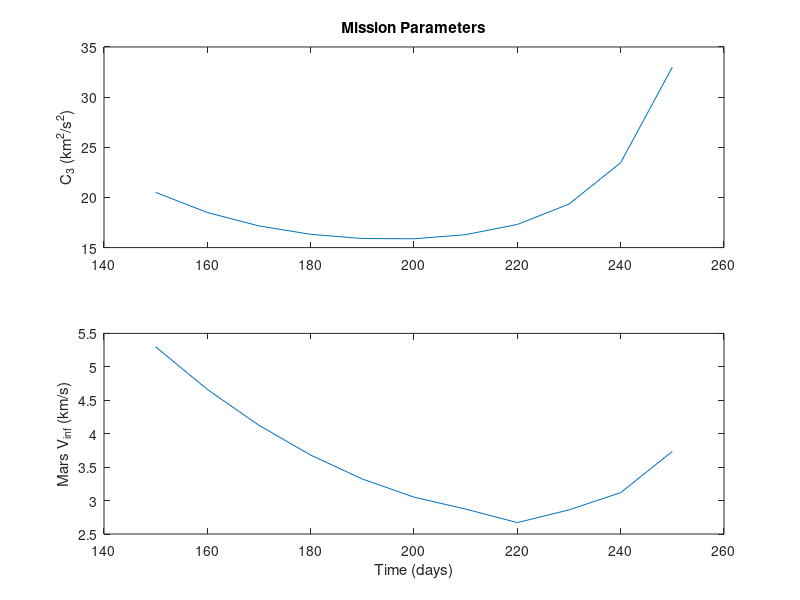

Here is the MATLAB script that generated this plot:
3.5273214240129365
1.0092101923782428
-0.2875010777656189

time(1) = 150;
V_inf(1) = 4.527850618969159;
dV_Earth(:,1) = [2.815482739432862;
3.495141079676216;
0.5987294921872536];

V_Mars(:,1) = [5.0379535863121747;
1.6381619784245340;
0.1443710397771083];

time(2) = 160;
V_inf(2) = 4.301135692131576;
dV_Earth(:,2) = [2.781653145464788;
3.198462943059504;
0.7293893489276965];

V_Mars(:,2) = [4.4345890801243391;
1.4384802293586654;
-0.0201276757816668];

ii = 3;
time(ii) = 170;
V_inf(ii) = 4.14240754690739;
dV_Earth(:,ii) = [2.757743707429515;
    2.96459293201114;
    0.8749735289012051];

V_Mars(:,ii) = [3.9351041560491469;
    1.2273754384293443;
    -0.1612694487239660];

ii = 4;
time(ii) = 180;
V_inf(ii) = 4.040326807338732;
dV_Earth(:,ii) = [2.738050000000001;
    2.78274;
    1.041];

V_Mars(:,ii) = [3.5273096838792863;
    1.0092033387211159;
    -0.2875043661833133];

ii = 5;
time(ii) = 190;
V_inf(ii) = 3.988224807374023;
dV_Earth(:,ii) = [2.718505926610828;
    2.643851134487327;
    1.235197886901306];

V_Mars(:,ii) = [3.2018623544152307;
    0.7870401585918189;
    -0.4075567117421379];

ii = 6;
time(ii) = 200;
V_inf(ii) = 3.984703066677031;
dV_Earth(:,ii) = [2.695714951140546;
    2.540488802833754;
    1.468637489123505];

V_Mars(:,ii) = [2.9517459474753669;
    0.5624014944235023;
    -0.5312898427570472];

ii = 7;
time(ii) = 210;
V_inf(ii) = 4.036090707543207;
dV_Earth(:,ii) = [2.666686296518213;
    2.465510941635298;
    1.76070105133019];

V_Mars(:,ii) = [2.7732138900992687;
    0.3345976098355913;
    -0.6721312891115285];

ii = 8;
time(ii) = 220;
V_inf(ii) = 4.160109437127843;
dV_Earth(:,ii) = [2.627880797691018;
    2.411641264131117;
    2.141200470564825];

V_Mars(:,ii) = [2.6665772721516334;
    0.1002905581018222;
    0.1002905581018222];

ii = 9;
time(ii) = 230;
V_inf(ii) = 4.397592955848592;
dV_Earth(:,ii) = [2.573740692531984;
    2.369034148799801;
    2.665025300959552];

V_Mars(:,ii) = [2.6397085143618062;
    -0.1490627179774483;
    -1.0926264036191442];

ii = 10;
time(ii) = 240;
V_inf(ii) = 4.844209637135295;
dV_Earth(:,ii) = [2.491373237930054;
    2.320614987211532;
    3.445892116559893];

V_Mars(:,ii) = [2.7186752083100001;
    -0.4329511504664888;
    -1.4650295755116649];

ii = 11;
time(ii) = 250;
V_inf(ii) = 5.744228953322128;
dV_Earth(:,ii) = [2.343594056454466;
    2.220744696413756;
    4.75100264787189];

V_Mars(:,ii) = [2.9795999964183504;
    -0.7986971746426711;
    -2.1055716290400852];

for xx = 1:ii
    mars_v_inf_store(xx) = norm(V_Mars(:,xx));
    earth_C3_store(xx) = norm(dV_Earth(:,xx))^2;
end
figure
subplot(2,1,1)
plot(time, earth_C3_store);
title('Mission Parameters')
ylabel('C_3 (km^2/s^2)')
subplot(2,1,2);
plot(time,mars_v_inf_store);
ylabel('Mars V_{inf} (km/s)')
xlabel('Time (days)')